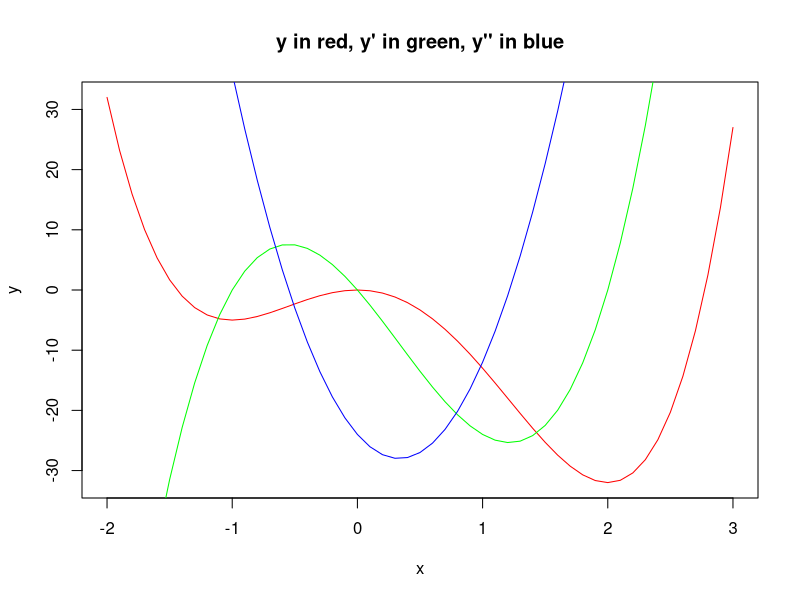

Reproduce this figure in R.

x <- seq(-2,3,by=0.1)
y <- 3*x^4-4*x^3-12*x^2
plot(x,y,type="l",col="red")
title(main="y in red, y' in green, y'' in blue")
F0 <- expression(3*x^4-4*x^3-12*x^2)
F1 <- D(F0,'x')
F2 <- D(F1,'x')

points(x,eval(F1),type="l",col="green")
points(x,eval(F2),type="l",col="blue")

#derivative 0\1\2
f0 <- function(x)
{
  f <- 3*x^4-4*x^3-12*x^2
  return(f)
}

f1 <- function(x)
{
  f <- D(F0,'x')
  x <- x
  return(eval(f))
}

f2 <- function(x)
{
  f <- D(D(F0,'x'),'x')
  x <- x
  return(eval(f))
}

#parametre
a <- -10
b <- 10
e <- 0.01
#original newton
nt <- function(t0)
{
  t <- t0 - f1(t0)/f2(t0)
  while(abs(t-t0)>e)
  {
    t0 <- t
    t <- t0 - f1(t0)/f2(t0)
  }
  return(t0)
}
#random newton
newton1 <- function()
{

  ymin <- 0
  xmin <- 0
  for(i in 1:10)
  { 
    x <- nt(runif(1,a,b))
    y <- f0(x)
    if(y < ymin)
    {
      ymin <- y
      xmin <- x
    }
  }
  z <- c(xmin,ymin)
  sprintf("%.3f",z)
}
newton1()

